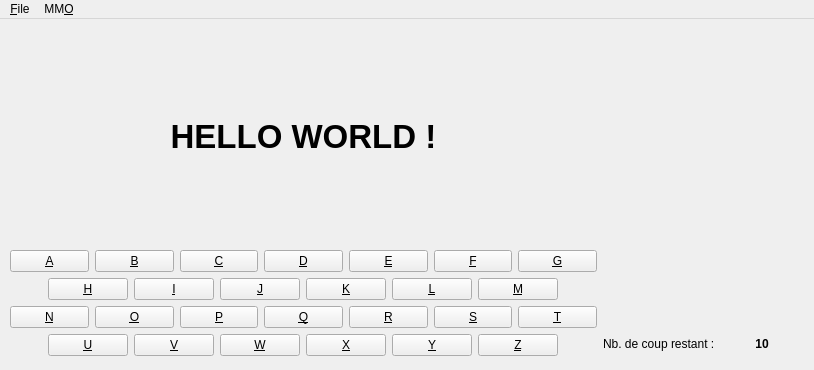
<?xml version="1.0" encoding="UTF-8"?>
<ui version="4.0">
 <class>MainWindow</class>
 <widget class="QMainWindow" name="MainWindow">
  <property name="geometry">
   <rect>
    <x>0</x>
    <y>0</y>
    <width>814</width>
    <height>370</height>
   </rect>
  </property>
  <property name="minimumSize">
   <size>
    <width>814</width>
    <height>370</height>
   </size>
  </property>
  <property name="maximumSize">
   <size>
    <width>814</width>
    <height>370</height>
   </size>
  </property>
  <property name="windowTitle">
   <string>MainWindow</string>
  </property>
  <property name="windowIcon">
   <iconset resource="res.qrc">
    <normaloff>:/imgs/10.png</normaloff>:/imgs/10.png</iconset>
  </property>
  <widget class="QWidget" name="centralWidget">
   <widget class="QWidget" name="horizontalLayoutWidget">
    <property name="geometry">
     <rect>
      <x>-1</x>
      <y>-1</y>
      <width>815</width>
      <height>349</height>
     </rect>
    </property>
    <layout class="QHBoxLayout" name="horizontalLayout">
     <item>
      <layout class="QVBoxLayout" name="verticalLayout">
       <item>
        <spacer name="verticalSpacer">
         <property name="orientation">
          <enum>Qt::Vertical</enum>
         </property>
         <property name="sizeHint" stdset="0">
          <size>
           <width>20</width>
           <height>40</height>
          </size>
         </property>
        </spacer>
       </item>
       <item>
        <widget class="QLabel" name="word">
         <property name="font">
          <font>
           <pointsize>25</pointsize>
           <weight>75</weight>
           <bold>true</bold>
          </font>
         </property>
         <property name="text">
          <string>HELLO WORLD !</string>
         </property>
         <property name="alignment">
          <set>Qt::AlignCenter</set>
         </property>
        </widget>
       </item>
       <item>
        <spacer name="verticalSpacer_2">
         <property name="orientation">
          <enum>Qt::Vertical</enum>
         </property>
         <property name="sizeHint" stdset="0">
          <size>
           <width>20</width>
           <height>40</height>
          </size>
         </property>
        </spacer>
       </item>
       <item>
        <layout class="QVBoxLayout" name="verticalLayout_2">
         <item>
          <layout class="QHBoxLayout" name="horizontalLayout_5">
           <item>
            <spacer name="horizontalSpacer_3">
             <property name="orientation">
              <enum>Qt::Horizontal</enum>
             </property>
             <property name="sizeHint" stdset="0">
              <size>
               <width>40</width>
               <height>20</height>
              </size>
             </property>
            </spacer>
           </item>
           <item>
            <widget class="QPushButton" name="A">
             <property name="text">
              <string>&amp;A</string>
             </property>
            </widget>
           </item>
           <item>
            <widget class="QPushButton" name="B">
             <property name="text">
              <string>&amp;B</string>
             </property>
            </widget>
           </item>
           <item>
            <widget class="QPushButton" name="C">
             <property name="text">
              <string>&amp;C</string>
             </property>
            </widget>
           </item>
           <item>
            <widget class="QPushButton" name="D">
             <property name="text">
              <string>&amp;D</string>
             </property>
            </widget>
           </item>
           <item>
            <widget class="QPushButton" name="E">
             <property name="text">
              <string>&amp;E</string>
             </property>
            </widget>
           </item>
           <item>
            <widget class="QPushButton" name="F">
             <property name="text">
              <string>&amp;F</string>
             </property>
            </widget>
           </item>
           <item>
            <widget class="QPushButton" name="G">
             <property name="text">
              <string>&amp;G</string>
             </property>
            </widget>
           </item>
           <item>
            <spacer name="horizontalSpacer_4">
             <property name="orientation">
              <enum>Qt::Horizontal</enum>
             </property>
             <property name="sizeHint" stdset="0">
              <size>
               <width>40</width>
               <height>20</height>
              </size>
             </property>
            </spacer>
           </item>
          </layout>
         </item>
         <item>
          <layout class="QHBoxLayout" name="horizontalLayout_4">
           <item>
            <spacer name="horizontalSpacer">
             <property name="orientation">
              <enum>Qt::Horizontal</enum>
             </property>
             <property name="sizeHint" stdset="0">
              <size>
               <width>40</width>
               <height>20</height>
              </size>
             </property>
            </spacer>
           </item>
           <item>
            <widget class="QPushButton" name="H">
             <property name="text">
              <string>&amp;H</string>
             </property>
            </widget>
           </item>
           <item>
            <widget class="QPushButton" name="I">
             <property name="text">
              <string>&amp;I</string>
             </property>
            </widget>
           </item>
           <item>
            <widget class="QPushButton" name="J">
             <property name="text">
              <string>&amp;J</string>
             </property>
            </widget>
           </item>
           <item>
            <widget class="QPushButton" name="K">
             <property name="text">
              <string>&amp;K</string>
             </property>
            </widget>
           </item>
           <item>
            <widget class="QPushButton" name="L">
             <property name="text">
              <string>&amp;L</string>
             </property>
            </widget>
           </item>
           <item>
            <widget class="QPushButton" name="M">
             <property name="text">
              <string>&amp;M</string>
             </property>
            </widget>
           </item>
           <item>
            <spacer name="horizontalSpacer_2">
             <property name="orientation">
              <enum>Qt::Horizontal</enum>
             </property>
             <property name="sizeHint" stdset="0">
              <size>
               <width>40</width>
               <height>20</height>
              </size>
             </property>
            </spacer>
           </item>
          </layout>
         </item>
         <item>
          <layout class="QHBoxLayout" name="horizontalLayout_2">
           <item>
            <spacer name="horizontalSpacer_5">
             <property name="orientation">
              <enum>Qt::Horizontal</enum>
             </property>
             <property name="sizeHint" stdset="0">
              <size>
               <width>40</width>
               <height>20</height>
              </size>
             </property>
            </spacer>
           </item>
           <item>
            <widget class="QPushButton" name="N">
             <property name="text">
              <string>&amp;N</string>
             </property>
            </widget>
           </item>
           <item>
            <widget class="QPushButton" name="O">
             <property name="text">
              <string>&amp;O</string>
             </property>
            </widget>
           </item>
           <item>
            <widget class="QPushButton" name="P">
             <property name="text">
              <string>&amp;P</string>
             </property>
            </widget>
           </item>
           <item>
            <widget class="QPushButton" name="Q">
             <property name="text">
              <string>&amp;Q</string>
             </property>
            </widget>
           </item>
           <item>
            <widget class="QPushButton" name="R">
             <property name="text">
              <string>&amp;R</string>
             </property>
            </widget>
           </item>
           <item>
            <widget class="QPushButton" name="S">
             <property name="text">
              <string>&amp;S</string>
             </property>
            </widget>
           </item>
           <item>
            <widget class="QPushButton" name="T">
             <property name="text">
              <string>&amp;T</string>
             </property>
            </widget>
           </item>
           <item>
            <spacer name="horizontalSpacer_6">
             <property name="orientation">
              <enum>Qt::Horizontal</enum>
             </property>
             <property name="sizeHint" stdset="0">
              <size>
               <width>40</width>
               <height>20</height>
              </size>
             </property>
            </spacer>
           </item>
          </layout>
         </item>
         <item>
          <layout class="QHBoxLayout" name="horizontalLayout_3">
           <item>
            <spacer name="horizontalSpacer_7">
             <property name="orientation">
              <enum>Qt::Horizontal</enum>
             </property>
             <property name="sizeHint" stdset="0">
              <size>
               <width>40</width>
               <height>20</height>
              </size>
             </property>
            </spacer>
           </item>
           <item>
            <widget class="QPushButton" name="U">
             <property name="text">
              <string>&amp;U</string>
             </property>
            </widget>
           </item>
           <item>
            <widget class="QPushButton" name="V">
             <property name="text">
              <string>&amp;V</string>
             </property>
            </widget>
           </item>
           <item>
            <widget class="QPushButton" name="W">
             <property name="text">
              <string>&amp;W</string>
             </property>
            </widget>
           </item>
           <item>
            <widget class="QPushButton" name="X">
             <property name="text">
              <string>&amp;X</string>
             </property>
            </widget>
           </item>
           <item>
            <widget class="QPushButton" name="Y">
             <property name="text">
              <string>&amp;Y</string>
             </property>
            </widget>
           </item>
           <item>
            <widget class="QPushButton" name="Z">
             <property name="text">
              <string>&amp;Z</string>
             </property>
            </widget>
           </item>
           <item>
            <spacer name="horizontalSpacer_8">
             <property name="orientation">
              <enum>Qt::Horizontal</enum>
             </property>
             <property name="sizeHint" stdset="0">
              <size>
               <width>40</width>
               <height>20</height>
              </size>
             </property>
            </spacer>
           </item>
          </layout>
         </item>
        </layout>
       </item>
      </layout>
     </item>
     <item>
      <layout class="QVBoxLayout" name="verticalLayout_3">
       <item>
        <widget class="QLabel" name="image">
         <property name="minimumSize">
          <size>
           <width>200</width>
           <height>300</height>
          </size>
         </property>
         <property name="maximumSize">
          <size>
           <width>200</width>
           <height>300</height>
          </size>
         </property>
         <property name="text">
          <string/>
         </property>
         <property name="pixmap">
          <pixmap resource="res.qrc">:/imgs/10.png</pixmap>
         </property>
        </widget>
       </item>
       <item>
        <spacer name="verticalSpacer_4">
         <property name="orientation">
          <enum>Qt::Vertical</enum>
         </property>
         <property name="sizeHint" stdset="0">
          <size>
           <width>20</width>
           <height>40</height>
          </size>
         </property>
        </spacer>
       </item>
       <item>
        <layout class="QHBoxLayout" name="horizontalLayout_6">
         <item>
          <widget class="QLabel" name="label_4">
           <property name="text">
            <string>Nb. de coup restant :</string>
           </property>
          </widget>
         </item>
         <item>
          <widget class="QLabel" name="life">
           <property name="font">
            <font>
             <weight>75</weight>
             <bold>true</bold>
            </font>
           </property>
           <property name="text">
            <string>10</string>
           </property>
           <property name="alignment">
            <set>Qt::AlignCenter</set>
           </property>
          </widget>
         </item>
        </layout>
       </item>
       <item>
        <spacer name="verticalSpacer_7">
         <property name="orientation">
          <enum>Qt::Vertical</enum>
         </property>
         <property name="sizeHint" stdset="0">
          <size>
           <width>20</width>
           <height>40</height>
          </size>
         </property>
        </spacer>
       </item>
       <item>
        <spacer name="verticalSpacer_6">
         <property name="orientation">
          <enum>Qt::Vertical</enum>
         </property>
         <property name="sizeHint" stdset="0">
          <size>
           <width>20</width>
           <height>40</height>
          </size>
         </property>
        </spacer>
       </item>
       <item>
        <spacer name="verticalSpacer_5">
         <property name="orientation">
          <enum>Qt::Vertical</enum>
         </property>
         <property name="sizeHint" stdset="0">
          <size>
           <width>20</width>
           <height>40</height>
          </size>
         </property>
        </spacer>
       </item>
      </layout>
     </item>
    </layout>
   </widget>
  </widget>
  <widget class="QMenuBar" name="menuBar">
   <property name="geometry">
    <rect>
     <x>0</x>
     <y>0</y>
     <width>814</width>
     <height>21</height>
    </rect>
   </property>
   <widget class="QMenu" name="menuFile">
    <property name="title">
     <string>&amp;File</string>
    </property>
    <addaction name="action_New"/>
    <addaction name="separator"/>
    <addaction name="action_Score"/>
    <addaction name="separator"/>
    <addaction name="actionE_xit"/>
   </widget>
   <widget class="QMenu" name="menu_Multi_joueurs">
    <property name="title">
     <string>MM&amp;O</string>
    </property>
    <addaction name="actionConfi_guration"/>
   </widget>
   <addaction name="menuFile"/>
   <addaction name="menu_Multi_joueurs"/>
  </widget>
  <action name="actionE_xit">
   <property name="text">
    <string>E&amp;xit</string>
   </property>
  </action>
  <action name="action_New">
   <property name="text">
    <string>&amp;New</string>
   </property>
  </action>
  <action name="action_Score">
   <property name="text">
    <string>&amp;Score</string>
   </property>
  </action>
  <action name="actionConfi_guration">
   <property name="text">
    <string>Confi&amp;guration</string>
   </property>
  </action>
 </widget>
 <layoutdefault spacing="6" margin="11"/>
 <resources>
  <include location="res.qrc"/>
 </resources>
 <connections>
  <connection>
   <sender>actionE_xit</sender>
   <signal>triggered()</signal>
   <receiver>MainWindow</receiver>
   <slot>close()</slot>
   <hints>
    <hint type="sourcelabel">
     <x>-1</x>
     <y>-1</y>
    </hint>
    <hint type="destinationlabel">
     <x>199</x>
     <y>149</y>
    </hint>
   </hints>
  </connection>
 </connections>
</ui>
